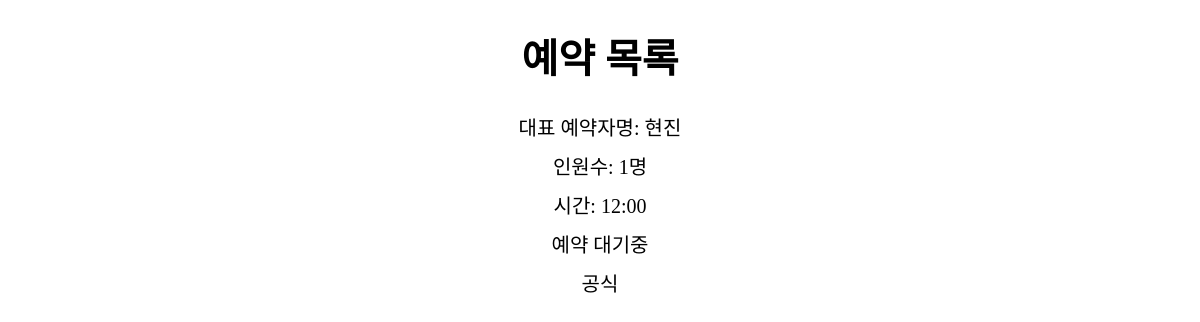
The page /reservation_done/ (signed in) on the database as committed earlier.
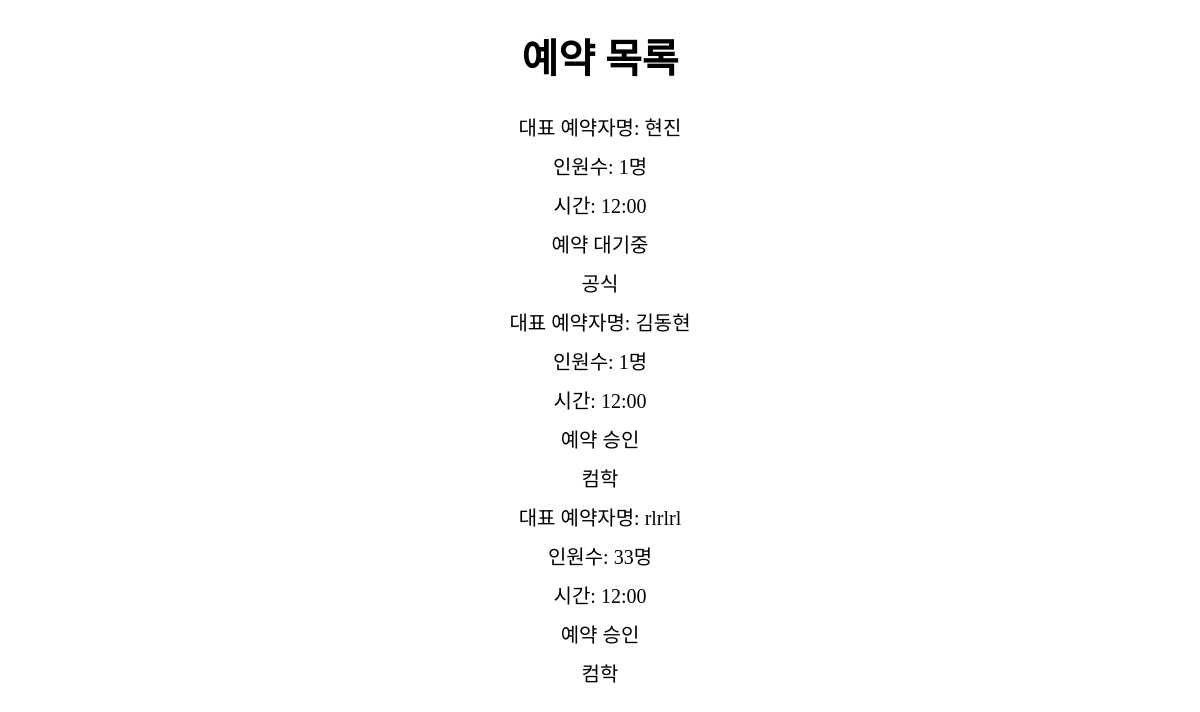
The same page on the database as committed later.
### app1/models.py (models this page shows, shortened)
class Reservation(models.Model):
    group_name=models.CharField(max_length=225)
    time=models.CharField(max_length=225) #models.DateTimeField(auto_now_add=True)
    requirements=models.CharField(max_length=225)
    confirmed=models.IntegerField(default=0)
    customer=models.ForeignKey(User, on_delete=models.CASCADE, null=True)
    shop=models.ForeignKey(Shop, on_delete=models.CASCADE, null=True)
    num=models.IntegerField(default=0)

class Shop(models.Model):
    name=models.CharField(max_length=225)
    adress=models.CharField(max_length=225)
    phone_number=models.CharField(max_length=225)
    open_time=models.TimeField()
    close_time=models.TimeField()
    category=models.CharField(max_length=225)
    description=models.TextField()
    photo=models.ImageField(upload_to='images/')
    owner=models.ForeignKey(User, on_delete=models.CASCADE, null=True)
    likes =models.ManyToManyField(
        User, # User 모델과 Shop 모델을 M : N 관계로 두겠다.
        through='Like', # Like라는 중개 모델을 통해 M : N 관계를 맺는다.
        through_fields=('shop', 'user'), # Like에 shop 속성, user 속성을 추가하겠다.
        related_name='likes' # 1 : N  관계에서 market과 연결된 comment를 가져올 때 comment_set으로 가져왔는데,
        )
    def __str__(self):
        return self.name

### app1/views.py (the view)
# urls.py: path('reservation_done/',app1.views.reservation_done,name='reservation_done'),
def reservation_done(request):
    current_user=request.user
    reservation=Reservation.objects.filter(customer_id=current_user.id)
    return render(request,'reservation_done.html',{'reservation':reservation})

### app1/templates/reservation_done.html (shortened to what this page needs)
<!DOCTYPE html>
<html lang="en">
<head>
</head>
<body>
    <h1>예약 목록</h1>
    {% for reserv in reservation %}
    <div>대표 예약자명: {{reserv.group_name}}</div>
    <div>인원수: {{reserv.num}}명</div>
    <div>시간: {{reserv.time}}</div>
    {% if reserv.confirmed == 0 %}
    <div>예약 대기중</div>
    {% else %}
    <div>예약 승인</div>
    {% endif %}
    <div><a href="{% url 'restaurant' reserv.shop_id %}">{{reserv.shop}}</a></div>
    {% endfor %}
</body>
</html>

Rows that differ between the two databases and show on the page:
added Reservation: group_name "김동현", num "1", time "12:00", confirmed "예약 승인", shop "컴학"
added Reservation: group_name "rlrlrl", num "33", time "12:00", confirmed "예약 승인", shop "컴학"
